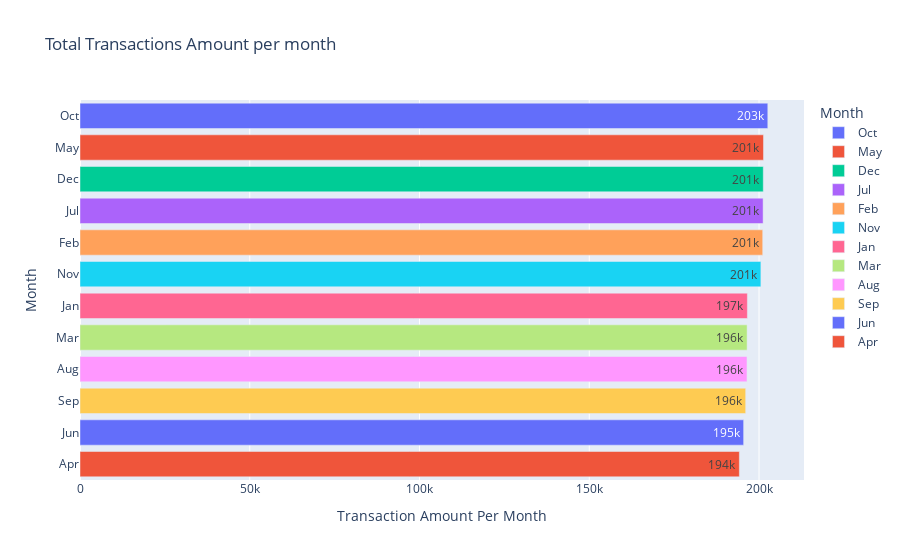

Notebook code cell kept with this figure:
### Code cell
fig = px.bar(df,y=df.index,x=df['TRANSACTION_VALUE'],text_auto='.3s',
             labels={
                     "month_name": "Month",
                     "TRANSACTION_VALUE": "Transaction Amount Per Month"
                 },
             color=df.index,title="Total Transactions Amount per month")

fig.show()

### Figure 1 — Plotly figure (JSON) as saved in the notebook; plotly's stock layout.template omitted (floating-point values rounded to 4 significant figures)
{"data": [{"alignmentgroup": "True", "hovertemplate": "Month=%{y}<br>Transaction Amount Per Month=%{x}<extra></extra>", "legendgroup": "Oct", "marker": {"color": "#636efa", "pattern": {"shape": ""}}, "name": "Oct", "offsetgroup": "Oct", "orientation": "h", "showlegend": true, "textposition": "auto", "texttemplate": "%{x:.3s}", "type": "bar", "x": [202600.0], "xaxis": "x", "y": ["Oct"], "yaxis": "y"}, {"alignmentgroup": "True", "hovertemplate": "Month=%{y}<br>Transaction Amount Per Month=%{x}<extra></extra>", "legendgroup": "May", "marker": {"color": "#EF553B", "pattern": {"shape": ""}}, "name": "May", "offsetgroup": "May", "orientation": "h", "showlegend": true, "textposition": "auto", "texttemplate": "%{x:.3s}", "type": "bar", "x": [201300.0], "xaxis": "x", "y": ["May"], "yaxis": "y"}, {"alignmentgroup": "True", "hovertemplate": "Month=%{y}<br>Transaction Amount Per Month=%{x}<extra></extra>", "legendgroup": "Dec", "marker": {"color": "#00cc96", "pattern": {"shape": ""}}, "name": "Dec", "offsetgroup": "Dec", "orientation": "h", "showlegend": true, "textposition": "auto", "texttemplate": "%{x:.3s}", "type": "bar", "x": [201300.0], "xaxis": "x", "y": ["Dec"], "yaxis": "y"}, {"alignmentgroup": "True", "hovertemplate": "Month=%{y}<br>Transaction Amount Per Month=%{x}<extra></extra>", "legendgroup": "Jul", "marker": {"color": "#ab63fa", "pattern": {"shape": ""}}, "name": "Jul", "offsetgroup": "Jul", "orientation": "h", "showlegend": true, "textposition": "auto", "texttemplate": "%{x:.3s}", "type": "bar", "x": [201200.0], "xaxis": "x", "y": ["Jul"], "yaxis": "y"}, {"alignmentgroup": "True", "hovertemplate": "Month=%{y}<br>Transaction Amount Per Month=%{x}<extra></extra>", "legendgroup": "Feb", "marker": {"color": "#FFA15A", "pattern": {"shape": ""}}, "name": "Feb", "offsetgroup": "Feb", "orientation": "h", "showlegend": true, "textposition": "auto", "texttemplate": "%{x:.3s}", "type": "bar", "x": [201100.0], "xaxis": "x", "y": ["Feb"], "yaxis": "y"}, {"alignmentgroup": "True", "hovertemplate": "Month=%{y}<br>Transaction Amount Per Month=%{x}<extra></extra>", "legendgroup": "Nov", "marker": {"color": "#19d3f3", "pattern": {"shape": ""}}, "name": "Nov", "offsetgroup": "Nov", "orientation": "h", "showlegend": true, "textposition": "auto", "texttemplate": "%{x:.3s}", "type": "bar", "x": [200500.0], "xaxis": "x", "y": ["Nov"], "yaxis": "y"}, {"alignmentgroup": "True", "hovertemplate": "Month=%{y}<br>Transaction Amount Per Month=%{x}<extra></extra>", "legendgroup": "Jan", "marker": {"color": "#FF6692", "pattern": {"shape": ""}}, "name": "Jan", "offsetgroup": "Jan", "orientation": "h", "showlegend": true, "textposition": "auto", "texttemplate": "%{x:.3s}", "type": "bar", "x": [196600.0], "xaxis": "x", "y": ["Jan"], "yaxis": "y"}, {"alignmentgroup": "True", "hovertemplate": "Month=%{y}<br>Transaction Amount Per Month=%{x}<extra></extra>", "legendgroup": "Mar", "marker": {"color": "#B6E880", "pattern": {"shape": ""}}, "name": "Mar", "offsetgroup": "Mar", "orientation": "h", "showlegend": true, "textposition": "auto", "texttemplate": "%{x:.3s}", "type": "bar", "x": [196500.0], "xaxis": "x", "y": ["Mar"], "yaxis": "y"}, {"alignmentgroup": "True", "hovertemplate": "Month=%{y}<br>Transaction Amount Per Month=%{x}<extra></extra>", "legendgroup": "Aug", "marker": {"color": "#FF97FF", "pattern": {"shape": ""}}, "name": "Aug", "offsetgroup": "Aug", "orientation": "h", "showlegend": true, "textposition": "auto", "texttemplate": "%{x:.3s}", "type": "bar", "x": [196500.0], "xaxis": "x", "y": ["Aug"], "yaxis": "y"}, {"alignmentgroup": "True", "hovertemplate": "Month=%{y}<br>Transaction Amount Per Month=%{x}<extra></extra>", "legendgroup": "Sep", "marker": {"color": "#FECB52", "pattern": {"shape": ""}}, "name": "Sep", "offsetgroup": "Sep", "orientation": "h", "showlegend": true, "textposition": "auto", "texttemplate": "%{x:.3s}", "type": "bar", "x": [196100.0], "xaxis": "x", "y": ["Sep"], "yaxis": "y"}, {"alignmentgroup": "True", "hovertemplate": "Month=%{y}<br>Transaction Amount Per Month=%{x}<extra></extra>", "legendgroup": "Jun", "marker": {"color": "#636efa", "pattern": {"shape": ""}}, "name": "Jun", "offsetgroup": "Jun", "orientation": "h", "showlegend": true, "textposition": "auto", "texttemplate": "%{x:.3s}", "type": "bar", "x": [195500.0], "xaxis": "x", "y": ["Jun"], "yaxis": "y"}, {"alignmentgroup": "True", "hovertemplate": "Month=%{y}<br>Transaction Amount Per Month=%{x}<extra></extra>", "legendgroup": "Apr", "marker": {"color": "#EF553B", "pattern": {"shape": ""}}, "name": "Apr", "offsetgroup": "Apr", "orientation": "h", "showlegend": true, "textposition": "auto", "texttemplate": "%{x:.3s}", "type": "bar", "x": [194200.0], "xaxis": "x", "y": ["Apr"], "yaxis": "y"}], "layout": {"barmode": "relative", "legend": {"title": {"text": "Month"}, "tracegroupgap": 0}, "title": {"text": "Total Transactions Amount per month"}, "xaxis": {"anchor": "y", "domain": [0, 1], "title": {"text": "Transaction Amount Per Month"}}, "yaxis": {"anchor": "x", "categoryarray": ["Apr", "Jun", "Sep", "Aug", "Mar", "Jan", "Nov", "Feb", "Jul", "Dec", "May", "Oct"], "categoryorder": "array", "domain": [0, 1], "title": {"text": "Month"}}}}
